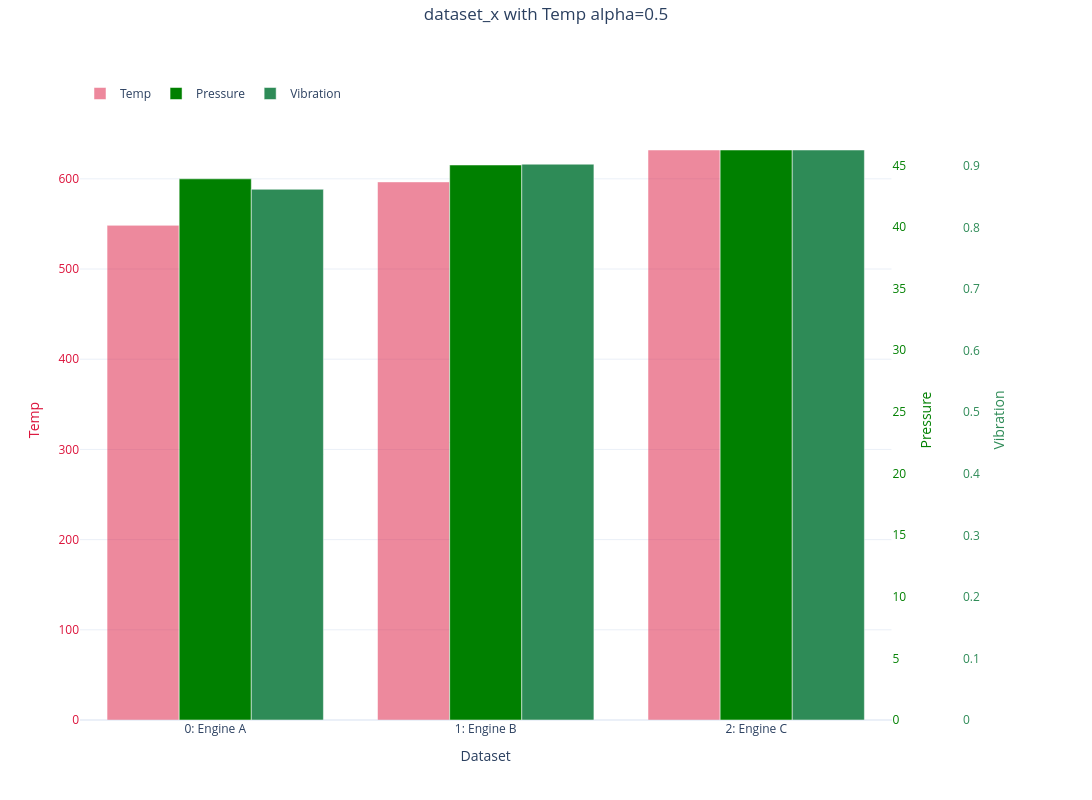

The code cell stored with this chart in its notebook:
### Markdown cell above
## Bonus — `alpha` overrides and resetting

`var_format` also carries `alpha`, honored by the `dataset_x` bar/box views.
Pass `'reset'` to clear a single attribute, or `clear_var_format()` to wipe all.

### Code cell
nb.var_format("Temp", alpha=0.5)        # half-opacity crimson bar
nb.suptitle = "dataset_x with Temp alpha=0.5"
nb.bar(y=["Temp", "Pressure", "Vibration"], by="dataset_x", agg="mean")

### Figure 1 — Plotly figure (JSON) as saved in the notebook; plotly's stock layout.template omitted (floating-point values rounded to 4 significant figures)
{"data": [{"marker": {"color": "crimson"}, "name": "Temp", "offsetgroup": "0", "opacity": 0.5, "type": "bar", "x": ["0: Engine A", "1: Engine B", "2: Engine C"], "y": [548.4, 596.6, 632.0], "yaxis": "y"}, {"marker": {"color": "green"}, "name": "Pressure", "offsetgroup": "1", "opacity": 1, "type": "bar", "x": ["0: Engine A", "1: Engine B", "2: Engine C"], "y": [43.91, 45.03, 46.25], "yaxis": "y2"}, {"marker": {"color": "seagreen"}, "name": "Vibration", "offsetgroup": "2", "opacity": 1, "type": "bar", "x": ["0: Engine A", "1: Engine B", "2: Engine C"], "y": [0.8622, 0.903, 0.926], "yaxis": "y3"}], "layout": {"barmode": "group", "height": 800, "legend": {"orientation": "h", "x": 0, "xanchor": "left", "y": 1.02, "yanchor": "bottom"}, "margin": {"r": 130, "t": 120}, "title": {"text": "dataset_x with Temp alpha=0.5", "x": 0.5, "y": 0.99, "yanchor": "top", "yref": "container"}, "width": 1200, "xaxis": {"domain": [0, 0.92], "title": {"text": "Dataset"}}, "yaxis": {"showgrid": true, "tickfont": {"color": "crimson"}, "title": {"font": {"color": "crimson"}, "text": "Temp"}}, "yaxis2": {"anchor": "x", "overlaying": "y", "showgrid": false, "side": "right", "tickfont": {"color": "green"}, "title": {"font": {"color": "green"}, "text": "Pressure"}}, "yaxis3": {"anchor": "free", "overlaying": "y", "position": 1, "showgrid": false, "side": "right", "tickfont": {"color": "seagreen"}, "title": {"font": {"color": "seagreen"}, "text": "Vibration"}}}}
